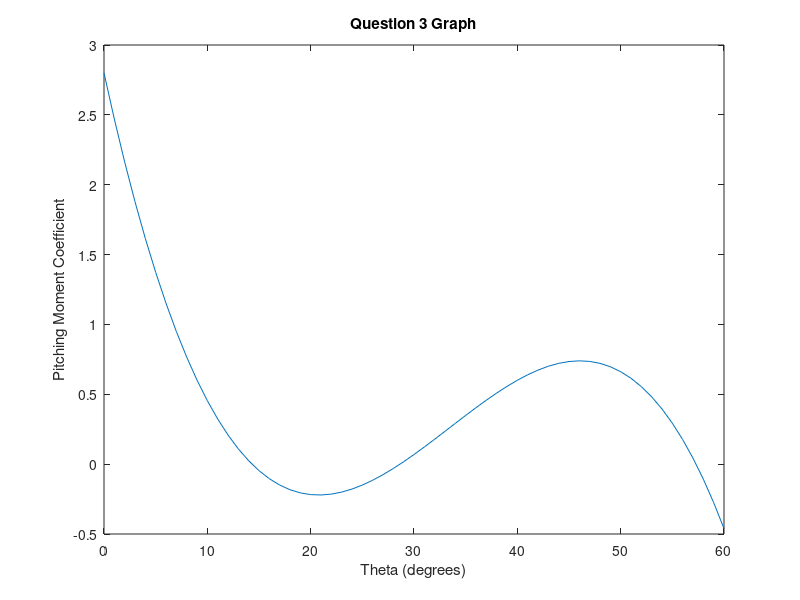

Source code (MATLAB): (Note: this script raises an error after producing the figure.)
% Question 3 plot

x = 0:60;
y = (-0.28 / 0.05) * (4 * (x * pi / 180).^3 - 7 * (x * pi / 180).^2 + 3.5 * (x * pi / 180) - 0.5);
figure
plot(x,y);
title('Question 3 Graph');
xlabel('Theta (degrees)');
ylabel('Pitching Moment Coefficient');

% Question 6 Plot 1

[t,y] = ode45('func',[0 10],[0.1 0]);
figure;
plot (t,y(:,1)*180/pi);
title('Question 6 Graph i');
xlabel('Time (seconds)');
ylabel('Theta (degrees)');

% Question 6 Plot 2

[t,y] = ode45('func',[0 10],[0.5 1*10.^(-4)]);
figure;
plot (t,y(:,1)*180/pi);
title('Question 6 Graph ii');
xlabel('Time (seconds)');
ylabel('Theta (degrees)');

% Question 6 Plot 3

[t,y] = ode45('func',[0 10],[0 1]);
figure;
plot (t,y(:,1)*180/pi);
title('Question 6 Graph iii');
xlabel('Time (seconds)');
ylabel('Theta (degrees)');